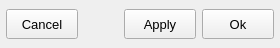
    <widget class="QFrame" name="frame_buttons">
     <property name="minimumSize">
      <size>
       <width>0</width>
       <height>48</height>
      </size>
     </property>
     <property name="maximumSize">
      <size>
       <width>16777215</width>
       <height>48</height>
      </size>
     </property>
     <property name="frameShape">
      <enum>QFrame::Shape::NoFrame</enum>
     </property>
     <property name="frameShadow">
      <enum>QFrame::Shadow::Raised</enum>
     </property>
     <layout class="QGridLayout" name="gridLayout_12">
      <property name="leftMargin">
       <number>6</number>
      </property>
      <property name="topMargin">
       <number>0</number>
      </property>
      <property name="rightMargin">
       <number>6</number>
      </property>
      <property name="bottomMargin">
       <number>0</number>
      </property>
      <property name="verticalSpacing">
       <number>0</number>
      </property>
      <item row="0" column="3">
       <widget class="QPushButton" name="pushButton_apply_and_close">
        <property name="minimumSize">
         <size>
          <width>72</width>
          <height>30</height>
         </size>
        </property>
        <property name="maximumSize">
         <size>
          <width>72</width>
          <height>30</height>
         </size>
        </property>
        <property name="font">
         <font>
          <pointsize>10</pointsize>
          <italic>false</italic>
          <bold>false</bold>
         </font>
        </property>
        <property name="styleSheet">
         <string notr="true"/>
        </property>
        <property name="text">
         <string>Ok</string>
        </property>
        <property name="autoDefault">
         <bool>false</bool>
        </property>
        <property name="default">
         <bool>false</bool>
        </property>
        <property name="flat">
         <bool>false</bool>
        </property>
       </widget>
      </item>
      <item row="0" column="2">
       <widget class="QPushButton" name="pushButton_apply">
        <property name="minimumSize">
         <size>
          <width>72</width>
          <height>30</height>
         </size>
        </property>
        <property name="maximumSize">
         <size>
          <width>72</width>
          <height>30</height>
         </size>
        </property>
        <property name="font">
         <font>
          <pointsize>10</pointsize>
          <italic>false</italic>
          <bold>false</bold>
         </font>
        </property>
        <property name="styleSheet">
         <string notr="true"/>
        </property>
        <property name="text">
         <string>Apply</string>
        </property>
        <property name="autoDefault">
         <bool>false</bool>
        </property>
        <property name="default">
         <bool>false</bool>
        </property>
        <property name="flat">
         <bool>false</bool>
        </property>
       </widget>
      </item>
      <item row="0" column="0">
       <widget class="QPushButton" name="pushButton_cancel">
        <property name="minimumSize">
         <size>
          <width>72</width>
          <height>30</height>
         </size>
        </property>
        <property name="maximumSize">
         <size>
          <width>72</width>
          <height>30</height>
         </size>
        </property>
        <property name="font">
         <font>
          <pointsize>10</pointsize>
          <italic>false</italic>
          <bold>false</bold>
         </font>
        </property>
        <property name="styleSheet">
         <string notr="true"/>
        </property>
        <property name="text">
         <string>Cancel</string>
        </property>
        <property name="autoDefault">
         <bool>false</bool>
        </property>
        <property name="default">
         <bool>false</bool>
        </property>
        <property name="flat">
         <bool>false</bool>
        </property>
       </widget>
      </item>
      <item row="0" column="1">
       <spacer name="horizontalSpacer_19">
        <property name="orientation">
         <enum>Qt::Orientation::Horizontal</enum>
        </property>
        <property name="sizeHint" stdset="0">
         <size>
          <width>40</width>
          <height>20</height>
         </size>
        </property>
       </spacer>
      </item>
     </layout>
    </widget>
